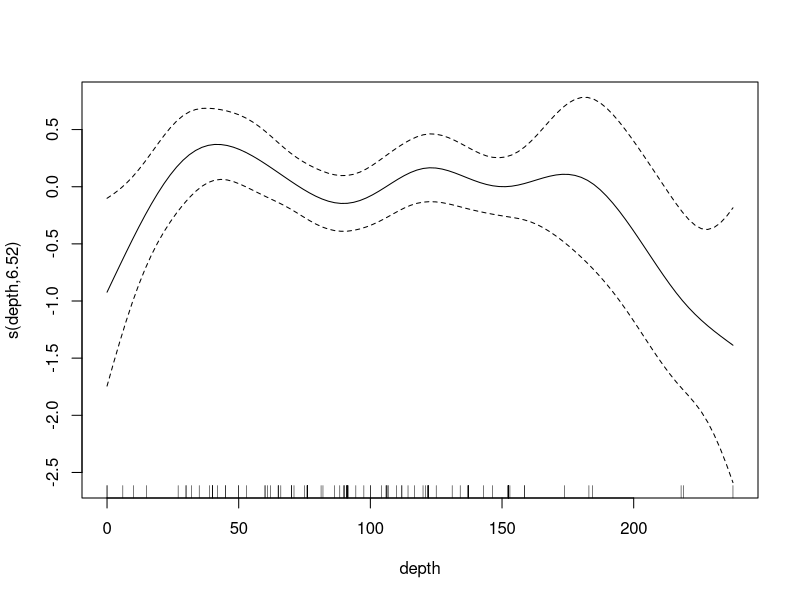
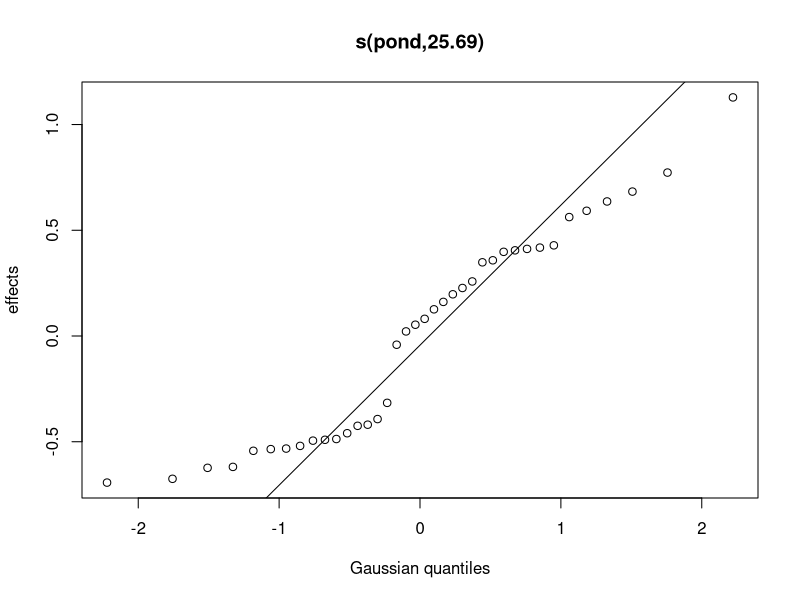

R code for these plots, in order:
#Redoing bivariate fits but including ponds that were totally dry. 

#Load Packages
library(lme4)
library(lmerTest)
library(tidyverse)
library(mgcv)
data <- read_csv("data_with_dry_ponds.csv")

##Depth linear mixed effects model 
depth_model <- lmer(log_larv_dens ~ depth + (1|pond), data = data)
summary(depth_model)
#Not significant when three dry ponds are added.



#Depth GAM to account for a potential non-linear response
data$pond <- as.factor(data$pond)
depth_GAM <- gam(log_larv_dens ~ s(depth) + s(pond, bs = 're'), data = data)
summary(depth_GAM)
plot(depth_GAM)
#Significant again, with declines ocurring at very shallow or very deep extremes
